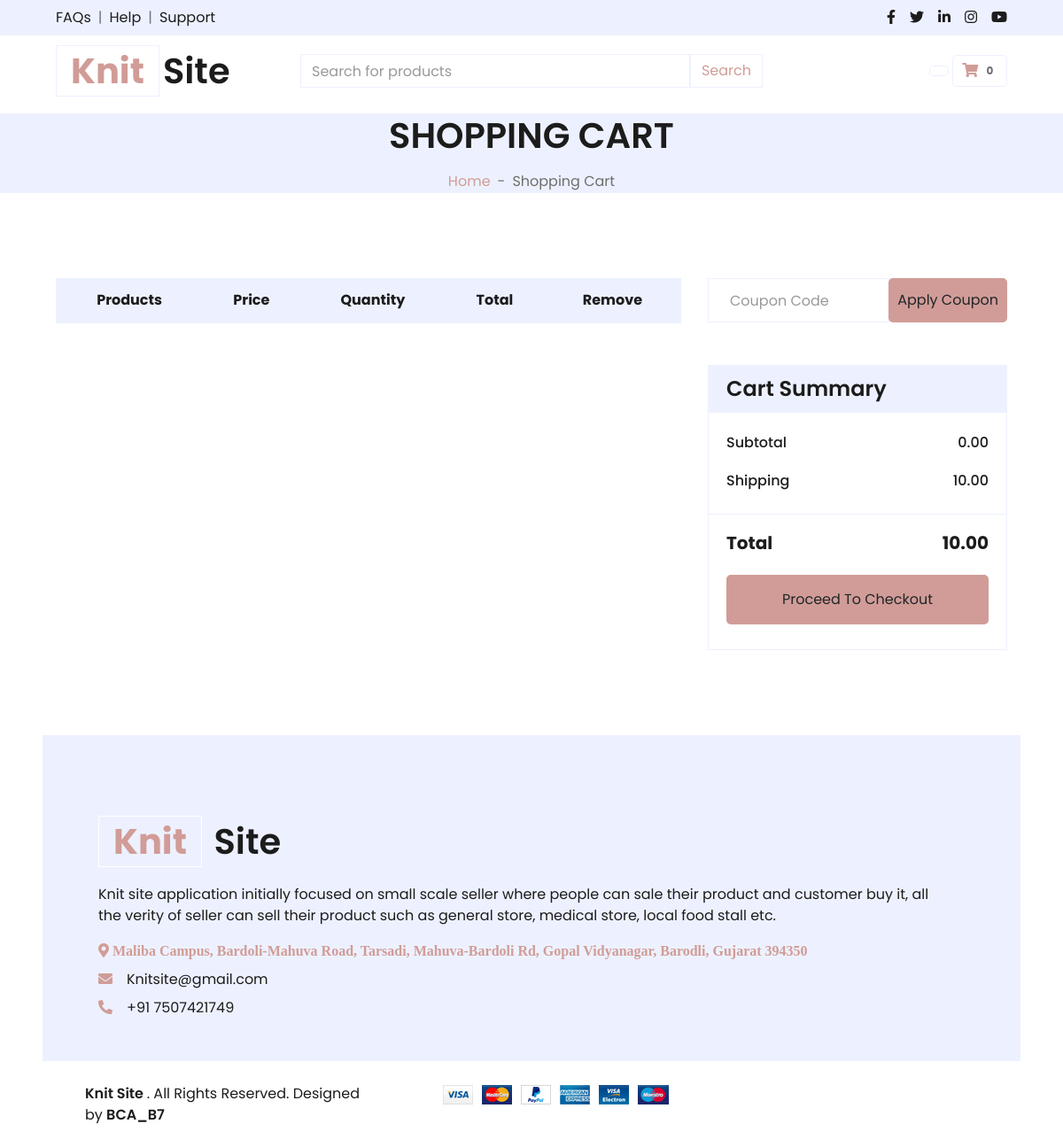
The page /cart/cart.php (signed in) on the database as committed earlier.
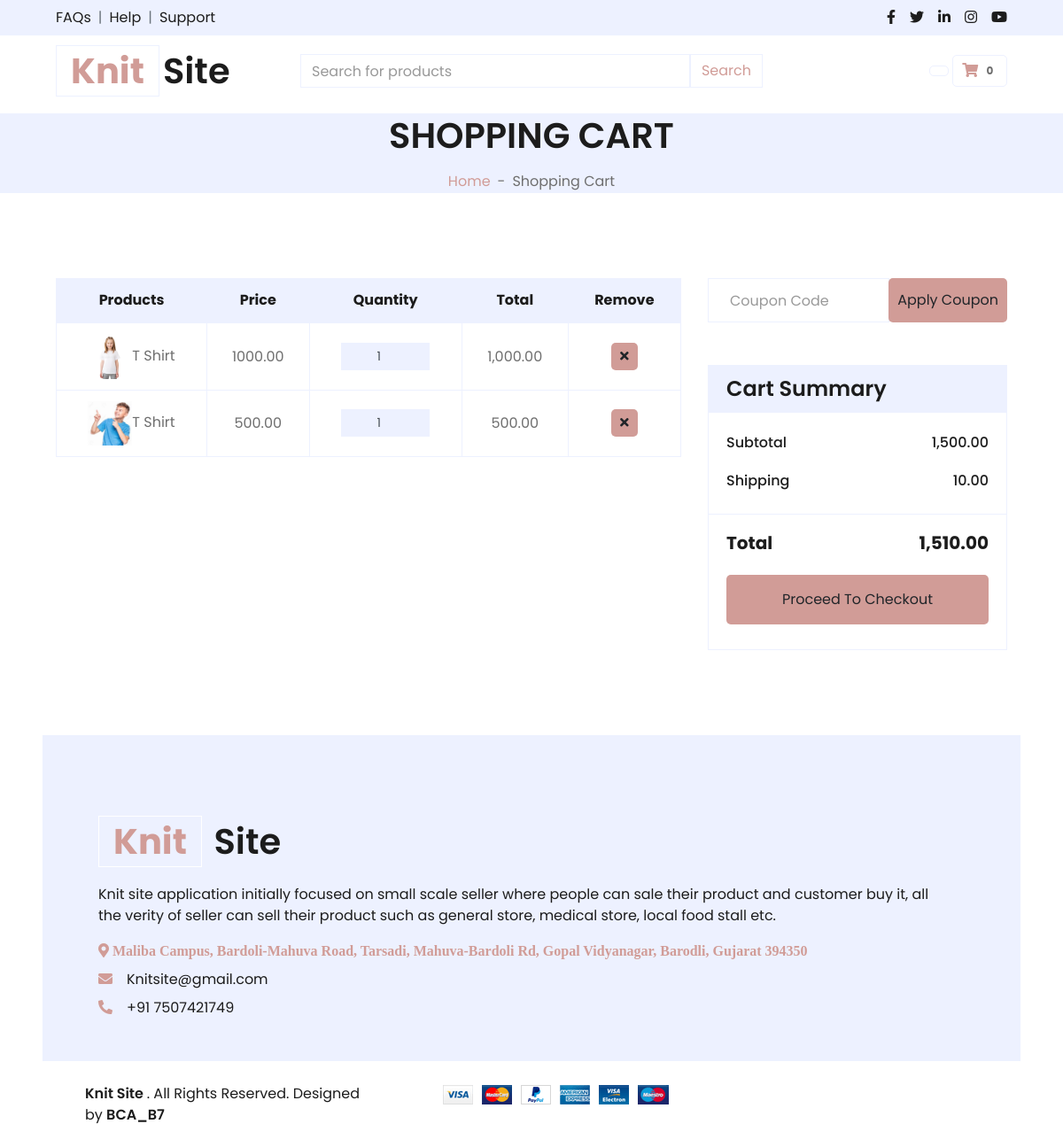
The same page on the database as committed later.
### tables this page shows
CREATE TABLE `cart` (
  `id` int(11) NOT NULL,
  `user_id` int(11) NOT NULL,
  `product_id` int(11) NOT NULL,
  `quantity` int(11) NOT NULL,
  `price` decimal(10,2) NOT NULL,
  `created_at` timestamp NOT NULL DEFAULT current_timestamp()
);

CREATE TABLE `products` (
  `id` int(11) NOT NULL,
  `name` varchar(255) NOT NULL,
  `description` text DEFAULT NULL,
  `price` decimal(10,2) NOT NULL,
  `brand_name` varchar(255) DEFAULT NULL,
  `category` varchar(255) DEFAULT NULL,
  `image_path` varchar(255) DEFAULT NULL,
  `add_date` timestamp NOT NULL DEFAULT current_timestamp(),
  `status` int(1) DEFAULT 1,
  `SID` int(11) DEFAULT NULL,
  `quantity` int(11) DEFAULT NULL
);

### cart/cart.php (the view, shortened to what this page needs)
<?php
include_once '../head.php' ?>
<!DOCTYPE html>
<html lang="en">
<body>
<?php include_once '../header.php';
?>
    <div class="container-fluid bg-secondary mb-5">
        <div class="d-flex flex-column align-items-center justify-content-center" style="min-height: 90px">
            <h1 class="font-weight-semi-bold text-uppercase mb-3">Shopping Cart</h1>
            <div class="d-inline-flex">
                <p class="m-0"><a href="../HomePage.php">Home</a></p>
                <p class="m-0 px-2">-</p>
                <p class="m-0">Shopping Cart</p>
            </div>
        </div>
    </div>
    <?php
    if(isset($_SESSION["SellerUserID"])){
        $customer_id=$_SESSION["SellerUserID"];
    }
    else{
        $customer_id=$_SESSION["CustomerUserID"];
    }
    $conn = new mysqli("localhost","root","","knitsite");
    $sql = "SELECT c.id, c.quantity, c.price, p.name AS product_name, p.image_path
    FROM cart c
    JOIN products p ON c.product_id = p.id WHERE c.user_id = $customer_id";
    $result = $conn->query($sql);
?>
    <div class="container-fluid pt-5">
    <div class="row px-xl-5">
        <div class="col-lg-8 table-responsive mb-5">
            <table class="table table-bordered text-center mb-0">
                <thead class="bg-secondary text-dark">
                    <tr>
                        <th>Products</th>
                        <th>Price</th>
                        <th>Quantity</th>
                        <th>Total</th>
                        <th>Remove</th>
                    </tr>
                </thead>
                <tbody class="align-middle">
                    <?php
                    if ($result->num_rows > 0) {
                        while ($row = $result->fetch_assoc()) {
                            echo "<tr>";
                            echo "<td class='align-middle'><img src='../seller/" . $row['image_path'] . "' alt='' style='width: 50px;'>" . $row['product_name'] ."</td>";
                            echo "<td class='align-middle'>" . $row['price'] . "</td>";
                            echo "<td class='align-middle'>";
                            echo "<div class='input-group quantity mx-auto' style='width: 100px;'>";
                            echo "<input type='number' min='1' class='form-control form-control-sm bg-secondary text-center' name='quantity' value='" . $row['quantity'] . "' id='quantity_" . $row['id'] . "' data-price='" . $row['price'] . "'>";
                            echo "</div>";
                            echo "</td>";
                            echo "<td class='align-middle total'>" . number_format(($row['price'] * $row['quantity']),2) . "</td>";
                            echo "<td class='align-middle'><a class='btn btn-sm btn-primary' href='delete_product.php?productId=".$row['id']."'><i class='fa fa-times'></i></a></td>";
                            echo "</tr>";
                        }
                    }
                    ?>
                </tbody>
            </table>
        </div>
            <div class="col-lg-4">
                <form class="mb-5" action="">
                    <div class="input-group">
                        <input type="text" class="form-control p-4" placeholder="Coupon Code">
                        <div class="input-group-append">
                            <button class="btn btn-primary">Apply Coupon</button>
                        </div>
                    </div>
                </form>
                <?php
$sql = "SELECT c.id, c.quantity, p.price, p.name AS product_name, p.image_path
        FROM cart c
        JOIN products p ON c.product_id = p.id
        WHERE c.user_id = $customer_id";
$result = $conn->query($sql);
$subTotal = 0;
$shippingCost = 10;
if ($result->num_rows > 0) {
    while ($row = $result->fetch_assoc()) {
        $quantity = $row['quantity'];
        $price = $row['price'];
        $total = $quantity * $price;
        $subTotal += $total;
    }
}
$total = $subTotal + $shippingCost;
?>
<div class="card border-secondary mb-5">
    <div class="card-header bg-secondary border-0">
        <h4 class="font-weight-semi-bold m-0">Cart Summary</h4>
    </div>
    <div class="card-body">
        <div class="d-flex justify-content-between mb-3 pt-1">
            <h6 class="font-weight-medium">Subtotal</h6>
            <h6 class="font-weight-medium" id="subtotal"><?php echo number_format( $subTotal,2) ;?></h6>
        </div>
        <div class="d-flex justify-content-between">
            <h6 class="font-weight-medium">Shipping</h6>
            <h6 class="font-weight-medium"><?php echo number_format($shippingCost,2); ?></h6>
        </div>
    </div>
    <div class="card-footer border-secondary bg-transparent">
        <div class="d-flex justify-content-between mt-2">
            <h5 class="font-weight-bold">Total</h5>
            <h5 class="font-weight-bold" id="total"><?php echo number_format( $total,2); ?></h5>
        </div>
        <button  id="rzp-button1" class="btn btn-block btn-primary my-3 py-3 rzp-button1">Proceed To Checkout</button>
    </div>
</div>
            </div>
</body>
<?php
include '../footer.php';
?>
</html>

Rows that differ between the two databases and show on the page:
added cart: product.image_path (picture), product.name "T Shirt", price "1000.00", quantity "1", $row['price'] * $row['quantity'] "1,000.00"
added cart: product.image_path (picture), product.name "T Shirt", price "500.00", quantity "1", $row['price']*$row['quantity'] "500.00"
Other text that changed with them:
$subTotal: "0.00" → "1,500.00"
$total: "10.00" → "1,510.00"
